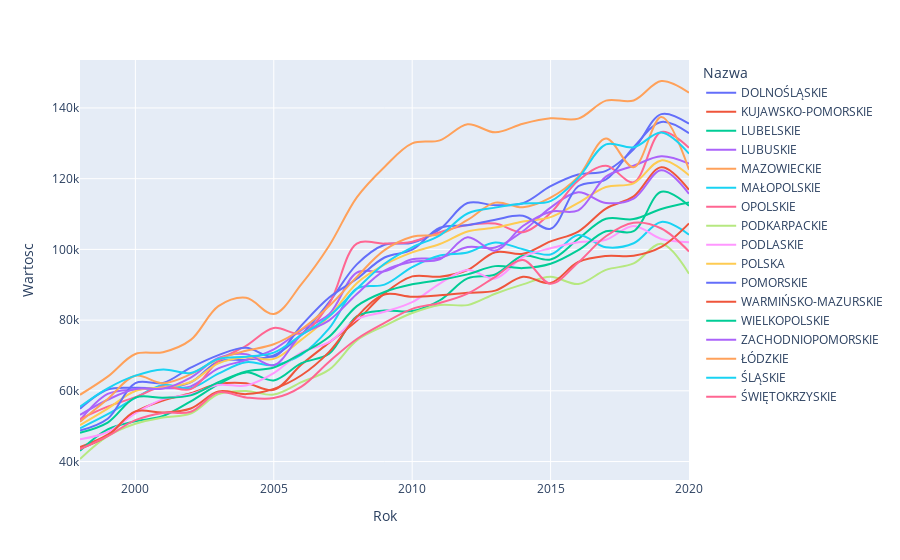

Notebook code for this chart:
### Code cell
fig = px.line(mean_spendings_annually,
              x="Rok", y="Wartosc", color="Nazwa", hover_name="Nazwa",
              line_shape="spline", render_mode="svg")

fig.show()

### Figure 1 — Plotly figure (JSON) as saved in the notebook; plotly's stock layout.template omitted (floating-point values rounded to 4 significant figures)
{"data": [{"hovertemplate": "<b>%{hovertext}</b><br><br>Nazwa=DOLNOŚLĄSKIE<br>Rok=%{x}<br>Wartosc=%{y}<extra></extra>", "hovertext": ["DOLNOŚLĄSKIE", "DOLNOŚLĄSKIE", "DOLNOŚLĄSKIE", "DOLNOŚLĄSKIE", "DOLNOŚLĄSKIE", "DOLNOŚLĄSKIE", "DOLNOŚLĄSKIE", "DOLNOŚLĄSKIE", "DOLNOŚLĄSKIE", "DOLNOŚLĄSKIE", "DOLNOŚLĄSKIE", "DOLNOŚLĄSKIE", "DOLNOŚLĄSKIE", "DOLNOŚLĄSKIE", "DOLNOŚLĄSKIE", "DOLNOŚLĄSKIE", "DOLNOŚLĄSKIE", "DOLNOŚLĄSKIE", "DOLNOŚLĄSKIE", "DOLNOŚLĄSKIE", "DOLNOŚLĄSKIE", "DOLNOŚLĄSKIE", "DOLNOŚLĄSKIE"], "legendgroup": "DOLNOŚLĄSKIE", "line": {"color": "#636efa", "dash": "solid", "shape": "spline"}, "marker": {"symbol": "circle"}, "mode": "lines", "name": "DOLNOŚLĄSKIE", "orientation": "v", "showlegend": true, "x": [1998, 1999, 2000, 2001, 2002, 2003, 2004, 2005, 2006, 2007, 2008, 2009, 2010, 2011, 2012, 2013, 2014, 2015, 2016, 2017, 2018, 2019, 2020], "xaxis": "x", "y": [54930.0, 60370.0, 60860.0, 60840.0, 62390.0, 68330.0, 68810.0, 69980.0, 75920.0, 85070.0, 95770.0, 101300.0, 101900.0, 105700.0, 113100.0, 112500.0, 113100.0, 117900.0, 121200.0, 122200.0, 128300.0, 138300.0, 135500.0], "yaxis": "y", "type": "scatter"}, {"hovertemplate": "<b>%{hovertext}</b><br><br>Nazwa=KUJAWSKO-POMORSKIE<br>Rok=%{x}<br>Wartosc=%{y}<extra></extra>", "hovertext": ["KUJAWSKO-POMORSKIE", "KUJAWSKO-POMORSKIE", "KUJAWSKO-POMORSKIE", "KUJAWSKO-POMORSKIE", "KUJAWSKO-POMORSKIE", "KUJAWSKO-POMORSKIE", "KUJAWSKO-POMORSKIE", "KUJAWSKO-POMORSKIE", "KUJAWSKO-POMORSKIE", "KUJAWSKO-POMORSKIE", "KUJAWSKO-POMORSKIE", "KUJAWSKO-POMORSKIE", "KUJAWSKO-POMORSKIE", "KUJAWSKO-POMORSKIE", "KUJAWSKO-POMORSKIE", "KUJAWSKO-POMORSKIE", "KUJAWSKO-POMORSKIE", "KUJAWSKO-POMORSKIE", "KUJAWSKO-POMORSKIE", "KUJAWSKO-POMORSKIE", "KUJAWSKO-POMORSKIE", "KUJAWSKO-POMORSKIE", "KUJAWSKO-POMORSKIE"], "legendgroup": "KUJAWSKO-POMORSKIE", "line": {"color": "#EF553B", "dash": "solid", "shape": "spline"}, "marker": {"symbol": "circle"}, "mode": "lines", "name": "KUJAWSKO-POMORSKIE", "orientation": "v", "showlegend": true, "x": [1998, 1999, 2000, 2001, 2002, 2003, 2004, 2005, 2006, 2007, 2008, 2009, 2010, 2011, 2012, 2013, 2014, 2015, 2016, 2017, 2018, 2019, 2020], "xaxis": "x", "y": [44080.0, 47590.0, 54020.0, 57260.0, 59350.0, 61910.0, 62140.0, 60270.0, 67430.0, 73630.0, 79800.0, 87560.0, 92360.0, 92280.0, 94170.0, 99210.0, 98760.0, 102300.0, 105000.0, 111600.0, 115000.0, 123200.0, 116900.0], "yaxis": "y", "type": "scatter"}, {"hovertemplate": "<b>%{hovertext}</b><br><br>Nazwa=LUBELSKIE<br>Rok=%{x}<br>Wartosc=%{y}<extra></extra>", "hovertext": ["LUBELSKIE", "LUBELSKIE", "LUBELSKIE", "LUBELSKIE", "LUBELSKIE", "LUBELSKIE", "LUBELSKIE", "LUBELSKIE", "LUBELSKIE", "LUBELSKIE", "LUBELSKIE", "LUBELSKIE", "LUBELSKIE", "LUBELSKIE", "LUBELSKIE", "LUBELSKIE", "LUBELSKIE", "LUBELSKIE", "LUBELSKIE", "LUBELSKIE", "LUBELSKIE", "LUBELSKIE", "LUBELSKIE"], "legendgroup": "LUBELSKIE", "line": {"color": "#00cc96", "dash": "solid", "shape": "spline"}, "marker": {"symbol": "circle"}, "mode": "lines", "name": "LUBELSKIE", "orientation": "v", "showlegend": true, "x": [1998, 1999, 2000, 2001, 2002, 2003, 2004, 2005, 2006, 2007, 2008, 2009, 2010, 2011, 2012, 2013, 2014, 2015, 2016, 2017, 2018, 2019, 2020], "xaxis": "x", "y": [43040.0, 49070.0, 51360.0, 52870.0, 57030.0, 61820.0, 65220.0, 62950.0, 67810.0, 70520.0, 81070.0, 82700.0, 82550.0, 85620.0, 91790.0, 92910.0, 98210.0, 97130.0, 102900.0, 108700.0, 108600.0, 111400.0, 113300.0], "yaxis": "y", "type": "scatter"}, {"hovertemplate": "<b>%{hovertext}</b><br><br>Nazwa=LUBUSKIE<br>Rok=%{x}<br>Wartosc=%{y}<extra></extra>", "hovertext": ["LUBUSKIE", "LUBUSKIE", "LUBUSKIE", "LUBUSKIE", "LUBUSKIE", "LUBUSKIE", "LUBUSKIE", "LUBUSKIE", "LUBUSKIE", "LUBUSKIE", "LUBUSKIE", "LUBUSKIE", "LUBUSKIE", "LUBUSKIE", "LUBUSKIE", "LUBUSKIE", "LUBUSKIE", "LUBUSKIE", "LUBUSKIE", "LUBUSKIE", "LUBUSKIE", "LUBUSKIE", "LUBUSKIE"], "legendgroup": "LUBUSKIE", "line": {"color": "#ab63fa", "dash": "solid", "shape": "spline"}, "marker": {"symbol": "circle"}, "mode": "lines", "name": "LUBUSKIE", "orientation": "v", "showlegend": true, "x": [1998, 1999, 2000, 2001, 2002, 2003, 2004, 2005, 2006, 2007, 2008, 2009, 2010, 2011, 2012, 2013, 2014, 2015, 2016, 2017, 2018, 2019, 2020], "xaxis": "x", "y": [51700.0, 59120.0, 60410.0, 60710.0, 61260.0, 66360.0, 68720.0, 71750.0, 77190.0, 81640.0, 93440.0, 93790.0, 97230.0, 97560.0, 100700.0, 100500.0, 105100.0, 111800.0, 116200.0, 113100.0, 114400.0, 122400.0, 115700.0], "yaxis": "y", "type": "scatter"}, {"hovertemplate": "<b>%{hovertext}</b><br><br>Nazwa=MAZOWIECKIE<br>Rok=%{x}<br>Wartosc=%{y}<extra></extra>", "hovertext": ["MAZOWIECKIE", "MAZOWIECKIE", "MAZOWIECKIE", "MAZOWIECKIE", "MAZOWIECKIE", "MAZOWIECKIE", "MAZOWIECKIE", "MAZOWIECKIE", "MAZOWIECKIE", "MAZOWIECKIE", "MAZOWIECKIE", "MAZOWIECKIE", "MAZOWIECKIE", "MAZOWIECKIE", "MAZOWIECKIE", "MAZOWIECKIE", "MAZOWIECKIE", "MAZOWIECKIE", "MAZOWIECKIE", "MAZOWIECKIE", "MAZOWIECKIE", "MAZOWIECKIE", "MAZOWIECKIE"], "legendgroup": "MAZOWIECKIE", "line": {"color": "#FFA15A", "dash": "solid", "shape": "spline"}, "marker": {"symbol": "circle"}, "mode": "lines", "name": "MAZOWIECKIE", "orientation": "v", "showlegend": true, "x": [1998, 1999, 2000, 2001, 2002, 2003, 2004, 2005, 2006, 2007, 2008, 2009, 2010, 2011, 2012, 2013, 2014, 2015, 2016, 2017, 2018, 2019, 2020], "xaxis": "x", "y": [58880.0, 64010.0, 70410.0, 70930.0, 74400.0, 83950.0, 86320.0, 81720.0, 90180.0, 101000.0, 114700.0, 123300.0, 130000.0, 130800.0, 135400.0, 133100.0, 135500.0, 137100.0, 137000.0, 142100.0, 142100.0, 147600.0, 144300.0], "yaxis": "y", "type": "scatter"}, {"hovertemplate": "<b>%{hovertext}</b><br><br>Nazwa=MAŁOPOLSKIE<br>Rok=%{x}<br>Wartosc=%{y}<extra></extra>", "hovertext": ["MAŁOPOLSKIE", "MAŁOPOLSKIE", "MAŁOPOLSKIE", "MAŁOPOLSKIE", "MAŁOPOLSKIE", "MAŁOPOLSKIE", "MAŁOPOLSKIE", "MAŁOPOLSKIE", "MAŁOPOLSKIE", "MAŁOPOLSKIE", "MAŁOPOLSKIE", "MAŁOPOLSKIE", "MAŁOPOLSKIE", "MAŁOPOLSKIE", "MAŁOPOLSKIE", "MAŁOPOLSKIE", "MAŁOPOLSKIE", "MAŁOPOLSKIE", "MAŁOPOLSKIE", "MAŁOPOLSKIE", "MAŁOPOLSKIE", "MAŁOPOLSKIE", "MAŁOPOLSKIE"], "legendgroup": "MAŁOPOLSKIE", "line": {"color": "#19d3f3", "dash": "solid", "shape": "spline"}, "marker": {"symbol": "circle"}, "mode": "lines", "name": "MAŁOPOLSKIE", "orientation": "v", "showlegend": true, "x": [1998, 1999, 2000, 2001, 2002, 2003, 2004, 2005, 2006, 2007, 2008, 2009, 2010, 2011, 2012, 2013, 2014, 2015, 2016, 2017, 2018, 2019, 2020], "xaxis": "x", "y": [49410.0, 53380.0, 58000.0, 61640.0, 60750.0, 64880.0, 68080.0, 67280.0, 70250.0, 77660.0, 88940.0, 90040.0, 94980.0, 98260.0, 99130.0, 102000.0, 100100.0, 98580.0, 104100.0, 100600.0, 101700.0, 107800.0, 104200.0], "yaxis": "y", "type": "scatter"}, {"hovertemplate": "<b>%{hovertext}</b><br><br>Nazwa=OPOLSKIE<br>Rok=%{x}<br>Wartosc=%{y}<extra></extra>", "hovertext": ["OPOLSKIE", "OPOLSKIE", "OPOLSKIE", "OPOLSKIE", "OPOLSKIE", "OPOLSKIE", "OPOLSKIE", "OPOLSKIE", "OPOLSKIE", "OPOLSKIE", "OPOLSKIE", "OPOLSKIE", "OPOLSKIE", "OPOLSKIE", "OPOLSKIE", "OPOLSKIE", "OPOLSKIE", "OPOLSKIE", "OPOLSKIE", "OPOLSKIE", "OPOLSKIE", "OPOLSKIE", "OPOLSKIE"], "legendgroup": "OPOLSKIE", "line": {"color": "#FF6692", "dash": "solid", "shape": "spline"}, "marker": {"symbol": "circle"}, "mode": "lines", "name": "OPOLSKIE", "orientation": "v", "showlegend": true, "x": [1998, 1999, 2000, 2001, 2002, 2003, 2004, 2005, 2006, 2007, 2008, 2009, 2010, 2011, 2012, 2013, 2014, 2015, 2016, 2017, 2018, 2019, 2020], "xaxis": "x", "y": [52020.0, 55520.0, 58210.0, 61220.0, 60470.0, 68400.0, 72750.0, 77760.0, 76210.0, 84610.0, 101600.0, 101600.0, 102200.0, 104900.0, 106900.0, 107300.0, 104900.0, 110300.0, 119500.0, 123700.0, 119000.0, 133200.0, 128700.0], "yaxis": "y", "type": "scatter"}, {"hovertemplate": "<b>%{hovertext}</b><br><br>Nazwa=PODKARPACKIE<br>Rok=%{x}<br>Wartosc=%{y}<extra></extra>", "hovertext": ["PODKARPACKIE", "PODKARPACKIE", "PODKARPACKIE", "PODKARPACKIE", "PODKARPACKIE", "PODKARPACKIE", "PODKARPACKIE", "PODKARPACKIE", "PODKARPACKIE", "PODKARPACKIE", "PODKARPACKIE", "PODKARPACKIE", "PODKARPACKIE", "PODKARPACKIE", "PODKARPACKIE", "PODKARPACKIE", "PODKARPACKIE", "PODKARPACKIE", "PODKARPACKIE", "PODKARPACKIE", "PODKARPACKIE", "PODKARPACKIE", "PODKARPACKIE"], "legendgroup": "PODKARPACKIE", "line": {"color": "#B6E880", "dash": "solid", "shape": "spline"}, "marker": {"symbol": "circle"}, "mode": "lines", "name": "PODKARPACKIE", "orientation": "v", "showlegend": true, "x": [1998, 1999, 2000, 2001, 2002, 2003, 2004, 2005, 2006, 2007, 2008, 2009, 2010, 2011, 2012, 2013, 2014, 2015, 2016, 2017, 2018, 2019, 2020], "xaxis": "x", "y": [40720.0, 47180.0, 50710.0, 52460.0, 53590.0, 59050.0, 59980.0, 58930.0, 62430.0, 65980.0, 74270.0, 78380.0, 82000.0, 84300.0, 84240.0, 87470.0, 90100.0, 92230.0, 90220.0, 94190.0, 96020.0, 101600.0, 93090.0], "yaxis": "y", "type": "scatter"}, {"hovertemplate": "<b>%{hovertext}</b><br><br>Nazwa=PODLASKIE<br>Rok=%{x}<br>Wartosc=%{y}<extra></extra>", "hovertext": ["PODLASKIE", "PODLASKIE", "PODLASKIE", "PODLASKIE", "PODLASKIE", "PODLASKIE", "PODLASKIE", "PODLASKIE", "PODLASKIE", "PODLASKIE", "PODLASKIE", "PODLASKIE", "PODLASKIE", "PODLASKIE", "PODLASKIE", "PODLASKIE", "PODLASKIE", "PODLASKIE", "PODLASKIE", "PODLASKIE", "PODLASKIE", "PODLASKIE", "PODLASKIE"], "legendgroup": "PODLASKIE", "line": {"color": "#FF97FF", "dash": "solid", "shape": "spline"}, "marker": {"symbol": "circle"}, "mode": "lines", "name": "PODLASKIE", "orientation": "v", "showlegend": true, "x": [1998, 1999, 2000, 2001, 2002, 2003, 2004, 2005, 2006, 2007, 2008, 2009, 2010, 2011, 2012, 2013, 2014, 2015, 2016, 2017, 2018, 2019, 2020], "xaxis": "x", "y": [46280.0, 48360.0, 53620.0, 57660.0, 59060.0, 61660.0, 61500.0, 65010.0, 70860.0, 73750.0, 80280.0, 82360.0, 85060.0, 90340.0, 94180.0, 91760.0, 97820.0, 100300.0, 102000.0, 102700.0, 106600.0, 103000.0, 102000.0], "yaxis": "y", "type": "scatter"}, {"hovertemplate": "<b>%{hovertext}</b><br><br>Nazwa=POLSKA<br>Rok=%{x}<br>Wartosc=%{y}<extra></extra>", "hovertext": ["POLSKA", "POLSKA", "POLSKA", "POLSKA", "POLSKA", "POLSKA", "POLSKA", "POLSKA", "POLSKA", "POLSKA", "POLSKA", "POLSKA", "POLSKA", "POLSKA", "POLSKA", "POLSKA", "POLSKA", "POLSKA", "POLSKA", "POLSKA", "POLSKA", "POLSKA", "POLSKA"], "legendgroup": "POLSKA", "line": {"color": "#FECB52", "dash": "solid", "shape": "spline"}, "marker": {"symbol": "circle"}, "mode": "lines", "name": "POLSKA", "orientation": "v", "showlegend": true, "x": [1998, 1999, 2000, 2001, 2002, 2003, 2004, 2005, 2006, 2007, 2008, 2009, 2010, 2011, 2012, 2013, 2014, 2015, 2016, 2017, 2018, 2019, 2020], "xaxis": "x", "y": [50300.0, 54980.0, 59950.0, 60970.0, 62500.0, 67780.0, 69470.0, 69030.0, 74480.0, 81000.0, 90430.0, 95670.0, 99140.0, 101500.0, 105100.0, 106200.0, 107900.0, 109100.0, 113200.0, 117600.0, 118700.0, 125200.0, 121000.0], "yaxis": "y", "type": "scatter"}, {"hovertemplate": "<b>%{hovertext}</b><br><br>Nazwa=POMORSKIE<br>Rok=%{x}<br>Wartosc=%{y}<extra></extra>", "hovertext": ["POMORSKIE", "POMORSKIE", "POMORSKIE", "POMORSKIE", "POMORSKIE", "POMORSKIE", "POMORSKIE", "POMORSKIE", "POMORSKIE", "POMORSKIE", "POMORSKIE", "POMORSKIE", "POMORSKIE", "POMORSKIE", "POMORSKIE", "POMORSKIE", "POMORSKIE", "POMORSKIE", "POMORSKIE", "POMORSKIE", "POMORSKIE", "POMORSKIE", "POMORSKIE"], "legendgroup": "POMORSKIE", "line": {"color": "#636efa", "dash": "solid", "shape": "spline"}, "marker": {"symbol": "circle"}, "mode": "lines", "name": "POMORSKIE", "orientation": "v", "showlegend": true, "x": [1998, 1999, 2000, 2001, 2002, 2003, 2004, 2005, 2006, 2007, 2008, 2009, 2010, 2011, 2012, 2013, 2014, 2015, 2016, 2017, 2018, 2019, 2020], "xaxis": "x", "y": [48750.0, 52100.0, 62170.0, 62240.0, 66550.0, 70110.0, 72160.0, 69710.0, 78510.0, 86380.0, 91680.0, 97710.0, 99900.0, 106100.0, 106800.0, 108400.0, 109500.0, 105900.0, 117800.0, 119800.0, 128900.0, 136000.0, 132900.0], "yaxis": "y", "type": "scatter"}, {"hovertemplate": "<b>%{hovertext}</b><br><br>Nazwa=WARMIŃSKO-MAZURSKIE<br>Rok=%{x}<br>Wartosc=%{y}<extra></extra>", "hovertext": ["WARMIŃSKO-MAZURSKIE", "WARMIŃSKO-MAZURSKIE", "WARMIŃSKO-MAZURSKIE", "WARMIŃSKO-MAZURSKIE", "WARMIŃSKO-MAZURSKIE", "WARMIŃSKO-MAZURSKIE", "WARMIŃSKO-MAZURSKIE", "WARMIŃSKO-MAZURSKIE", "WARMIŃSKO-MAZURSKIE", "WARMIŃSKO-MAZURSKIE", "WARMIŃSKO-MAZURSKIE", "WARMIŃSKO-MAZURSKIE", "WARMIŃSKO-MAZURSKIE", "WARMIŃSKO-MAZURSKIE", "WARMIŃSKO-MAZURSKIE", "WARMIŃSKO-MAZURSKIE", "WARMIŃSKO-MAZURSKIE", "WARMIŃSKO-MAZURSKIE", "WARMIŃSKO-MAZURSKIE", "WARMIŃSKO-MAZURSKIE", "WARMIŃSKO-MAZURSKIE", "WARMIŃSKO-MAZURSKIE", "WARMIŃSKO-MAZURSKIE"], "legendgroup": "WARMIŃSKO-MAZURSKIE", "line": {"color": "#EF553B", "dash": "solid", "shape": "spline"}, "marker": {"symbol": "circle"}, "mode": "lines", "name": "WARMIŃSKO-MAZURSKIE", "orientation": "v", "showlegend": true, "x": [1998, 1999, 2000, 2001, 2002, 2003, 2004, 2005, 2006, 2007, 2008, 2009, 2010, 2011, 2012, 2013, 2014, 2015, 2016, 2017, 2018, 2019, 2020], "xaxis": "x", "y": [43570.0, 47300.0, 54170.0, 53860.0, 54980.0, 59810.0, 59070.0, 60550.0, 64410.0, 71020.0, 80930.0, 87250.0, 86620.0, 87030.0, 87720.0, 88350.0, 92260.0, 90490.0, 96430.0, 98140.0, 98190.0, 100700.0, 107300.0], "yaxis": "y", "type": "scatter"}, {"hovertemplate": "<b>%{hovertext}</b><br><br>Nazwa=WIELKOPOLSKIE<br>Rok=%{x}<br>Wartosc=%{y}<extra></extra>", "hovertext": ["WIELKOPOLSKIE", "WIELKOPOLSKIE", "WIELKOPOLSKIE", "WIELKOPOLSKIE", "WIELKOPOLSKIE", "WIELKOPOLSKIE", "WIELKOPOLSKIE", "WIELKOPOLSKIE", "WIELKOPOLSKIE", "WIELKOPOLSKIE", "WIELKOPOLSKIE", "WIELKOPOLSKIE", "WIELKOPOLSKIE", "WIELKOPOLSKIE", "WIELKOPOLSKIE", "WIELKOPOLSKIE", "WIELKOPOLSKIE", "WIELKOPOLSKIE", "WIELKOPOLSKIE", "WIELKOPOLSKIE", "WIELKOPOLSKIE", "WIELKOPOLSKIE", "WIELKOPOLSKIE"], "legendgroup": "WIELKOPOLSKIE", "line": {"color": "#00cc96", "dash": "solid", "shape": "spline"}, "marker": {"symbol": "circle"}, "mode": "lines", "name": "WIELKOPOLSKIE", "orientation": "v", "showlegend": true, "x": [1998, 1999, 2000, 2001, 2002, 2003, 2004, 2005, 2006, 2007, 2008, 2009, 2010, 2011, 2012, 2013, 2014, 2015, 2016, 2017, 2018, 2019, 2020], "xaxis": "x", "y": [48140.0, 51040.0, 58090.0, 58050.0, 58710.0, 62450.0, 65490.0, 66600.0, 70540.0, 75300.0, 83960.0, 87960.0, 90130.0, 91370.0, 92930.0, 95260.0, 94710.0, 95920.0, 99760.0, 105100.0, 105200.0, 116300.0, 112300.0], "yaxis": "y", "type": "scatter"}, {"hovertemplate": "<b>%{hovertext}</b><br><br>Nazwa=ZACHODNIOPOMORSKIE<br>Rok=%{x}<br>Wartosc=%{y}<extra></extra>", "hovertext": ["ZACHODNIOPOMORSKIE", "ZACHODNIOPOMORSKIE", "ZACHODNIOPOMORSKIE", "ZACHODNIOPOMORSKIE", "ZACHODNIOPOMORSKIE", "ZACHODNIOPOMORSKIE", "ZACHODNIOPOMORSKIE", "ZACHODNIOPOMORSKIE", "ZACHODNIOPOMORSKIE", "ZACHODNIOPOMORSKIE", "ZACHODNIOPOMORSKIE", "ZACHODNIOPOMORSKIE", "ZACHODNIOPOMORSKIE", "ZACHODNIOPOMORSKIE", "ZACHODNIOPOMORSKIE", "ZACHODNIOPOMORSKIE", "ZACHODNIOPOMORSKIE", "ZACHODNIOPOMORSKIE", "ZACHODNIOPOMORSKIE", "ZACHODNIOPOMORSKIE", "ZACHODNIOPOMORSKIE", "ZACHODNIOPOMORSKIE", "ZACHODNIOPOMORSKIE"], "legendgroup": "ZACHODNIOPOMORSKIE", "line": {"color": "#ab63fa", "dash": "solid", "shape": "spline"}, "marker": {"symbol": "circle"}, "mode": "lines", "name": "ZACHODNIOPOMORSKIE", "orientation": "v", "showlegend": true, "x": [1998, 1999, 2000, 2001, 2002, 2003, 2004, 2005, 2006, 2007, 2008, 2009, 2010, 2011, 2012, 2013, 2014, 2015, 2016, 2017, 2018, 2019, 2020], "xaxis": "x", "y": [53180.0, 57480.0, 60520.0, 60630.0, 63760.0, 69300.0, 70380.0, 67240.0, 75820.0, 79940.0, 87350.0, 94020.0, 96490.0, 97200.0, 103400.0, 99660.0, 106600.0, 110700.0, 111100.0, 120600.0, 123700.0, 126300.0, 124300.0], "yaxis": "y", "type": "scatter"}, {"hovertemplate": "<b>%{hovertext}</b><br><br>Nazwa=ŁÓDZKIE<br>Rok=%{x}<br>Wartosc=%{y}<extra></extra>", "hovertext": ["ŁÓDZKIE", "ŁÓDZKIE", "ŁÓDZKIE", "ŁÓDZKIE", "ŁÓDZKIE", "ŁÓDZKIE", "ŁÓDZKIE", "ŁÓDZKIE", "ŁÓDZKIE", "ŁÓDZKIE", "ŁÓDZKIE", "ŁÓDZKIE", "ŁÓDZKIE", "ŁÓDZKIE", "ŁÓDZKIE", "ŁÓDZKIE", "ŁÓDZKIE", "ŁÓDZKIE", "ŁÓDZKIE", "ŁÓDZKIE", "ŁÓDZKIE", "ŁÓDZKIE", "ŁÓDZKIE"], "legendgroup": "ŁÓDZKIE", "line": {"color": "#FFA15A", "dash": "solid", "shape": "spline"}, "marker": {"symbol": "circle"}, "mode": "lines", "name": "ŁÓDZKIE", "orientation": "v", "showlegend": true, "x": [1998, 1999, 2000, 2001, 2002, 2003, 2004, 2005, 2006, 2007, 2008, 2009, 2010, 2011, 2012, 2013, 2014, 2015, 2016, 2017, 2018, 2019, 2020], "xaxis": "x", "y": [51240.0, 57680.0, 64250.0, 62160.0, 64720.0, 68980.0, 71330.0, 73180.0, 77410.0, 83970.0, 92240.0, 99770.0, 103600.0, 104300.0, 108300.0, 113200.0, 111900.0, 114600.0, 120600.0, 131300.0, 123200.0, 137500.0, 122600.0], "yaxis": "y", "type": "scatter"}, {"hovertemplate": "<b>%{hovertext}</b><br><br>Nazwa=ŚLĄSKIE<br>Rok=%{x}<br>Wartosc=%{y}<extra></extra>", "hovertext": ["ŚLĄSKIE", "ŚLĄSKIE", "ŚLĄSKIE", "ŚLĄSKIE", "ŚLĄSKIE", "ŚLĄSKIE", "ŚLĄSKIE", "ŚLĄSKIE", "ŚLĄSKIE", "ŚLĄSKIE", "ŚLĄSKIE", "ŚLĄSKIE", "ŚLĄSKIE", "ŚLĄSKIE", "ŚLĄSKIE", "ŚLĄSKIE", "ŚLĄSKIE", "ŚLĄSKIE", "ŚLĄSKIE", "ŚLĄSKIE", "ŚLĄSKIE", "ŚLĄSKIE", "ŚLĄSKIE"], "legendgroup": "ŚLĄSKIE", "line": {"color": "#19d3f3", "dash": "solid", "shape": "spline"}, "marker": {"symbol": "circle"}, "mode": "lines", "name": "ŚLĄSKIE", "orientation": "v", "showlegend": true, "x": [1998, 1999, 2000, 2001, 2002, 2003, 2004, 2005, 2006, 2007, 2008, 2009, 2010, 2011, 2012, 2013, 2014, 2015, 2016, 2017, 2018, 2019, 2020], "xaxis": "x", "y": [55520.0, 60720.0, 64290.0, 66050.0, 65050.0, 68990.0, 69640.0, 70800.0, 75840.0, 81110.0, 88860.0, 95950.0, 100600.0, 104000.0, 110200.0, 111800.0, 113000.0, 113600.0, 120200.0, 129700.0, 128900.0, 133000.0, 127100.0], "yaxis": "y", "type": "scatter"}, {"hovertemplate": "<b>%{hovertext}</b><br><br>Nazwa=ŚWIĘTOKRZYSKIE<br>Rok=%{x}<br>Wartosc=%{y}<extra></extra>", "hovertext": ["ŚWIĘTOKRZYSKIE", "ŚWIĘTOKRZYSKIE", "ŚWIĘTOKRZYSKIE", "ŚWIĘTOKRZYSKIE", "ŚWIĘTOKRZYSKIE", "ŚWIĘTOKRZYSKIE", "ŚWIĘTOKRZYSKIE", "ŚWIĘTOKRZYSKIE", "ŚWIĘTOKRZYSKIE", "ŚWIĘTOKRZYSKIE", "ŚWIĘTOKRZYSKIE", "ŚWIĘTOKRZYSKIE", "ŚWIĘTOKRZYSKIE", "ŚWIĘTOKRZYSKIE", "ŚWIĘTOKRZYSKIE", "ŚWIĘTOKRZYSKIE", "ŚWIĘTOKRZYSKIE", "ŚWIĘTOKRZYSKIE", "ŚWIĘTOKRZYSKIE", "ŚWIĘTOKRZYSKIE", "ŚWIĘTOKRZYSKIE", "ŚWIĘTOKRZYSKIE", "ŚWIĘTOKRZYSKIE"], "legendgroup": "ŚWIĘTOKRZYSKIE", "line": {"color": "#FF6692", "dash": "solid", "shape": "spline"}, "marker": {"symbol": "circle"}, "mode": "lines", "name": "ŚWIĘTOKRZYSKIE", "orientation": "v", "showlegend": true, "x": [1998, 1999, 2000, 2001, 2002, 2003, 2004, 2005, 2006, 2007, 2008, 2009, 2010, 2011, 2012, 2013, 2014, 2015, 2016, 2017, 2018, 2019, 2020], "xaxis": "x", "y": [43520.0, 47180.0, 51700.0, 53750.0, 54090.0, 59560.0, 58140.0, 57950.0, 61210.0, 68240.0, 74650.0, 79210.0, 83170.0, 84860.0, 87480.0, 92250.0, 96980.0, 90320.0, 96320.0, 103700.0, 107500.0, 105900.0, 99400.0], "yaxis": "y", "type": "scatter"}], "layout": {"xaxis": {"anchor": "y", "domain": [0.0, 1.0], "title": {"text": "Rok"}}, "yaxis": {"anchor": "x", "domain": [0.0, 1.0], "title": {"text": "Wartosc"}}, "legend": {"title": {"text": "Nazwa"}, "tracegroupgap": 0}, "margin": {"t": 60}}}
